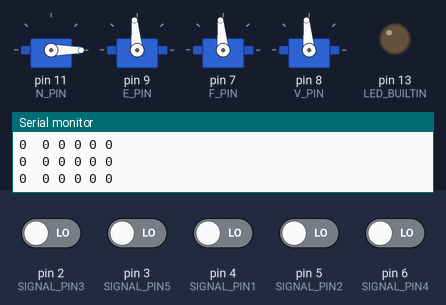
A sketch run on a simulated Arduino Uno, built with avr-gcc and run on an emulated ATmega328P. Parts: 4 × servo, output pins drawn as LEDs (lit = HIGH), the last lines printed to the serial monitor. The inputs (shaded band) are chosen by the test bench; at power-on: pin 2 (SIGNAL_PIN3), pin 3 (SIGNAL_PIN5), pin 4 (SIGNAL_PIN1), pin 5 (SIGNAL_PIN2), pin 6 (SIGNAL_PIN4) LOW.

Above: at 2.2 s.
2.3 s: pin 2 (SIGNAL_PIN3) driven HIGH
At 2.7 s:
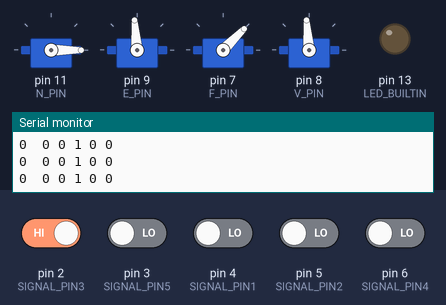
3.8 s: pin 4 (SIGNAL_PIN1) driven HIGH
At 5.0 s:
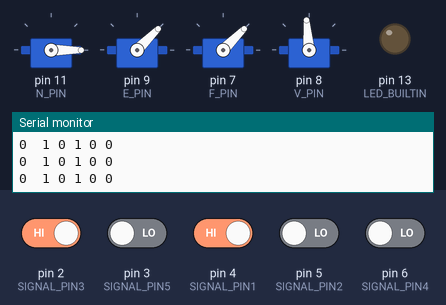
5.3 s: pin 5 (SIGNAL_PIN2) driven HIGH
At 6.1 s:
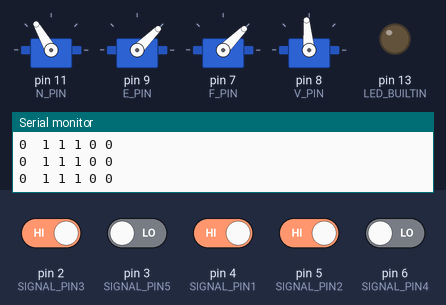
6.8 s: pin 6 (SIGNAL_PIN4) driven HIGH
At 7.2 s:
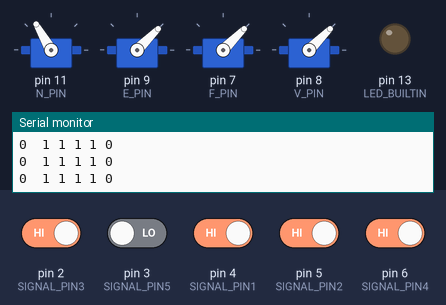
8.3 s: pin 2 (SIGNAL_PIN3) driven LOW
At 9.5 s:
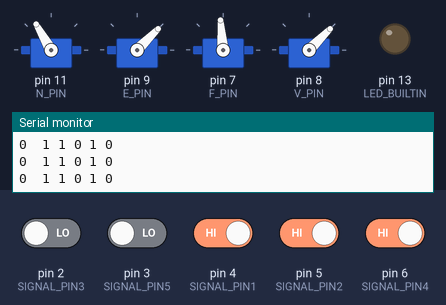
9.8 s: pin 4 (SIGNAL_PIN1) driven LOW
At 10.7 s:
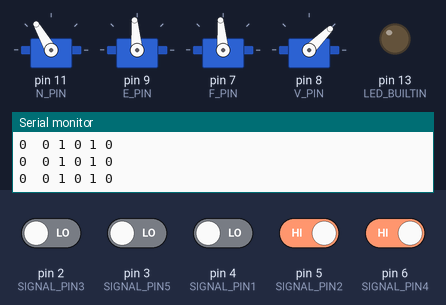
Timing chart, 0 to 12.3 s (numbered marks = the images above; inputs shaded):
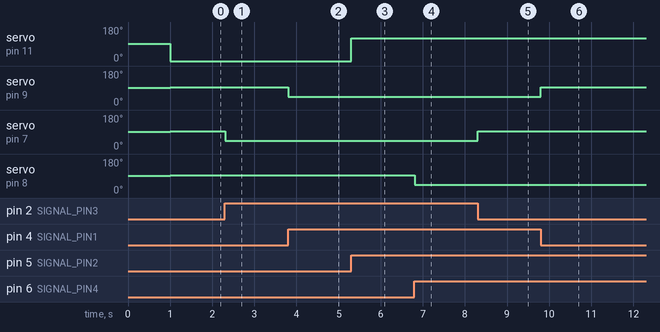

The sketch:

reciever.ino
```cpp
#include "Servo.h"

#define N_PIN 11
#define E_PIN 9
#define F_PIN 7
#define V_PIN 8

#define CLOSE 95 // DPF close =98    IREC close= 0
#define OPEN 45  // DPF open = 40    IREC open = 120                        //Use E_pin / Ethanol for IREC valve

Servo n;
Servo e;
Servo f;
Servo v;

const int SIGNAL_PIN1 = 4; //  23   ETh
const int SIGNAL_PIN2 = 5; //  24   Nox
const int SIGNAL_PIN3 = 2; //  25   Fill
const int SIGNAL_PIN4 = 6; //  21   Vent    now 8
const int SIGNAL_PIN5 = 3; //  26   Toggle

// Pin to receive the signal from the first Arduino
// Pin to control the buzzer

int num = 0;

void setup()
{
  Serial.begin(19200);
  pinMode(LED_BUILTIN, OUTPUT);
  // make sure we pin up at the beginnning
  pinMode(SIGNAL_PIN1, INPUT);
  pinMode(SIGNAL_PIN2, INPUT);
  pinMode(SIGNAL_PIN3, INPUT);
  pinMode(SIGNAL_PIN4, INPUT);
  pinMode(SIGNAL_PIN5, INPUT);

  n.attach(N_PIN);
  e.attach(E_PIN);
  f.attach(F_PIN);
  v.attach(V_PIN);

  n.write(91);
  e.write(91);
  f.write(91);
  v.write(91);

  delay(1000);
}

void loop()
{

  if (digitalRead(SIGNAL_PIN1) == HIGH)
  {
    e.write(OPEN);
  }
  else
    e.write(CLOSE);

  if (digitalRead(SIGNAL_PIN2) == HIGH)
  {
    n.write(120); // IREC change
  }
  else
    n.write(0);

  if (digitalRead(SIGNAL_PIN3) == HIGH)
  {
    f.write(OPEN);
  }
  else
    f.write(CLOSE);

  if (digitalRead(SIGNAL_PIN4) == HIGH)
  {
    v.write(OPEN);
  }
  else
    v.write(CLOSE);

  if (digitalRead(SIGNAL_PIN5) == HIGH)
  {
    // e.write(CLOSE);
    // n.write(OPEN);
  }

  Serial.print(num);
  Serial.print(" ");
  Serial.print(" ");
  Serial.print(digitalRead(SIGNAL_PIN1) == HIGH);
  Serial.print(" ");
  Serial.print(digitalRead(SIGNAL_PIN2) == HIGH);
  Serial.print(" ");
  Serial.print(digitalRead(SIGNAL_PIN3) == HIGH);
  Serial.print(" ");
  Serial.print(digitalRead(SIGNAL_PIN4) == HIGH);
  Serial.print(" ");
  Serial.println(digitalRead(SIGNAL_PIN5) == HIGH);
}
```

Measured:
- after the input at 2.3 s, servo on pin 7 (F_PIN): 95° → 45° at once
- after the input at 3.8 s, servo on pin 9 (E_PIN): 95° → 45° at once
- after the input at 5.3 s, servo on pin 11 (N_PIN): 0° → 120° at once
- after the input at 6.8 s, servo on pin 8 (V_PIN): 95° → 45° at once
- after the input at 8.3 s, servo on pin 7 (F_PIN): 45° → 95° at once
- after the input at 9.8 s, servo on pin 9 (E_PIN): 45° → 95° at once
